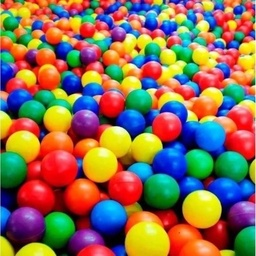
#> input picture image.jpg, 256 x 256 px, shrunk from 500 x 500 before the run, found by its file name
$ python '10 - Colors Histogram.py'
#> lines starting #> are read from the running program, lines starting #| are printed output that depends on the picture
# -*- coding: utf-8 -*-
"""
Created on Mon Sep 21 16:09:07 2020

@author: Lucas Rocini
"""
import cv2
import matplotlib.pyplot as plt

image = cv2.imread("E:\Workfolder\LearningOpenCVPython\image.jpg")
#> image is the input picture: shape (256, 256, 3); mean B, G, R 85.5, 110.3, 139.1
blueList = []
greenList = []
redList = []

blueResult = []
greenResult = []
redResult = []

#split and creation of list for every color
for i in range(0, image.shape[0]):
    for j in range(0, image.shape[1]):
        blueList.append(image[i][j][0])
        greenList.append(image[i][j][1])
        redList.append(image[i][j][2])
#> after the loop, blueList = 65536 items; greenList = 65536 items; redList = 65536 items

#list with all existing numbers (not repeated)
notRepeatedBlueList = sorted(set(blueList))
#> notRepeatedBlueList = 256 values from 0 to 255
notRepeatedGreenList = sorted(set(greenList))
#> notRepeatedGreenList = 256 values from 0 to 255
notRepeatedRedList = sorted(set(redList))
#> notRepeatedRedList = 256 values from 0 to 255

#Summation of quantity for each color scale
for i in range(0, len(notRepeatedBlueList)):
    summation = 0
    for j in range(0, len(blueList)):
        if notRepeatedBlueList[i] == blueList[j]:
            summation +=1
    blueResult.append(summation)
#> after the loop, blueResult = 256 values, max 2558 at index 0, min 92 at index 217, mean 256

for i in range(0, len(notRepeatedGreenList)):
    summation = 0
    for j in range(0, len(greenList)):
        if notRepeatedGreenList[i] == greenList[j]:
            summation +=1
    greenResult.append(summation)
#> after the loop, greenResult = 256 values, max 2251 at index 0, min 116 at index 254, mean 256

for i in range(0, len(notRepeatedRedList)):
    summation = 0
    for j in range(0, len(redList)):
        if notRepeatedRedList[i] == redList[j]:
            summation +=1
    redResult.append(summation)
#> after the loop, redResult = 256 values, max 3405 at index 255, min 74 at index 103, mean 256

plt.plot(blueResult, color="blue")
plt.plot(greenResult, color="green")
plt.plot(redResult, color="red")
plt.show

print(blueList)
#> (printed output is left out)
print(notRepeatedBlueList)

#show image and wait for the key
cv2.imshow("Window",image)
cv2.waitKey(0)
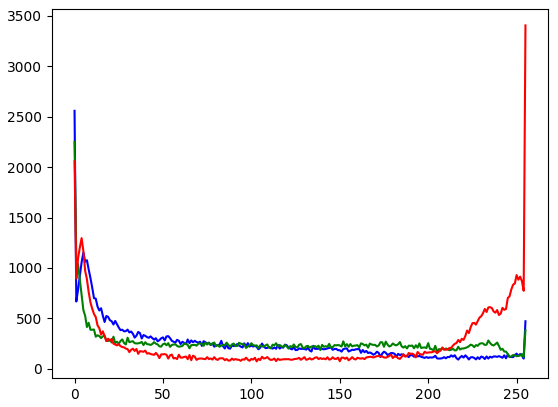
#> figure drawn by matplotlib, 1 panel; curve peaks at x = 0, y = 2558; curve peaks at x = 0, y = 2251; curve peaks at x = 255, y = 3405
